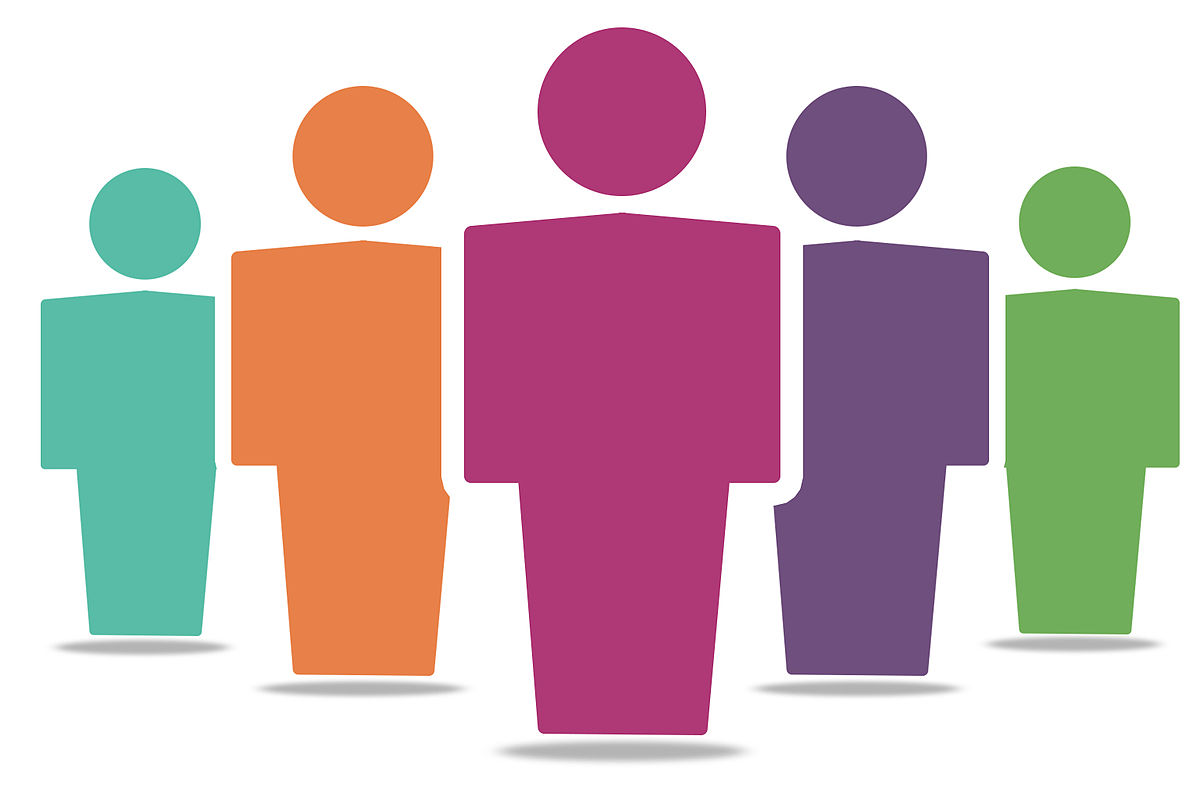
#> input picture b.jpg, 1200 x 797 px
$ jupyter execute main.ipynb
#> lines starting #> are read from the running program, lines starting #| are printed output that depends on the picture; long printed decimals are rounded
[cell 1]
import numpy as np
import pandas as pd
import matplotlib.pyplot as plt
import cv2
from sklearn.cluster import KMeans

[cell 2]
img = cv2.imread('b.jpg')
#> img is the input picture: shape (797, 1200, 3); mean B, G, R 185.7, 183.7, 205.6
img = cv2.cvtColor(img, cv2.COLOR_BGR2RGB)
plt.imshow(img)

[cell 3]
img = img.reshape((img.shape[1] * img.shape[0], 3))

[cell 4]
md = []
for i in range(1,10):
    kmeans = KMeans(n_clusters=i)
    kmeans.fit(img)
    o=kmeans.inertia_
    md.append(o)
#> after the loop, md = [1.48e+10, 2.9e+09, 1.95e+09, 619204789, 502263549.5, 149904309.4, 43100796.6, 30937437.4, 28696514.9]
print(md)
#| [14834463756.361, 2895088292.164, 1947754993.866, 619204789.012, 502263549.546, 149904309.396, 43100796.559, 30937437.374, 28696514.945]

[cell 5]
plt.plot(list(np.arange(1,10)), md)
plt.show()
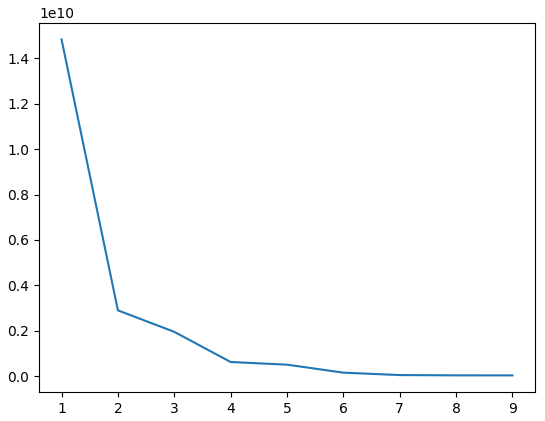
#> figure drawn by matplotlib, 1 panel

[cell 6]
kmeans=KMeans(n_clusters=6)
s=kmeans.fit(img)
labels=kmeans.labels_
centroid=kmeans.cluster_centers_
labels=list(labels)
percent=[]
for i in range(len(centroid)):
  j=labels.count(i)
  j=j/(len(labels))
  percent.append(j)

[cell 7]
patches, texts, autotexts = plt.pie(percent,colors=np.array(centroid/255),labels=centroid.astype(int), autopct='%1.0f%%')

for text in texts:
    text.set_color('white')
for autotext in autotexts:
    autotext.set_color('white')


centre_circle = plt.Circle((0,0),0.70,fc='darkgrey')
fig = plt.gcf()
fig.gca().add_artist(centre_circle)

plt.show()
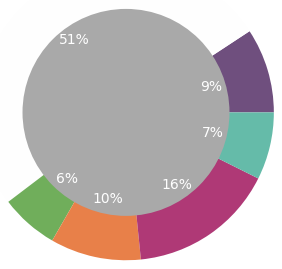
#> figure drawn by matplotlib, 1 panel
